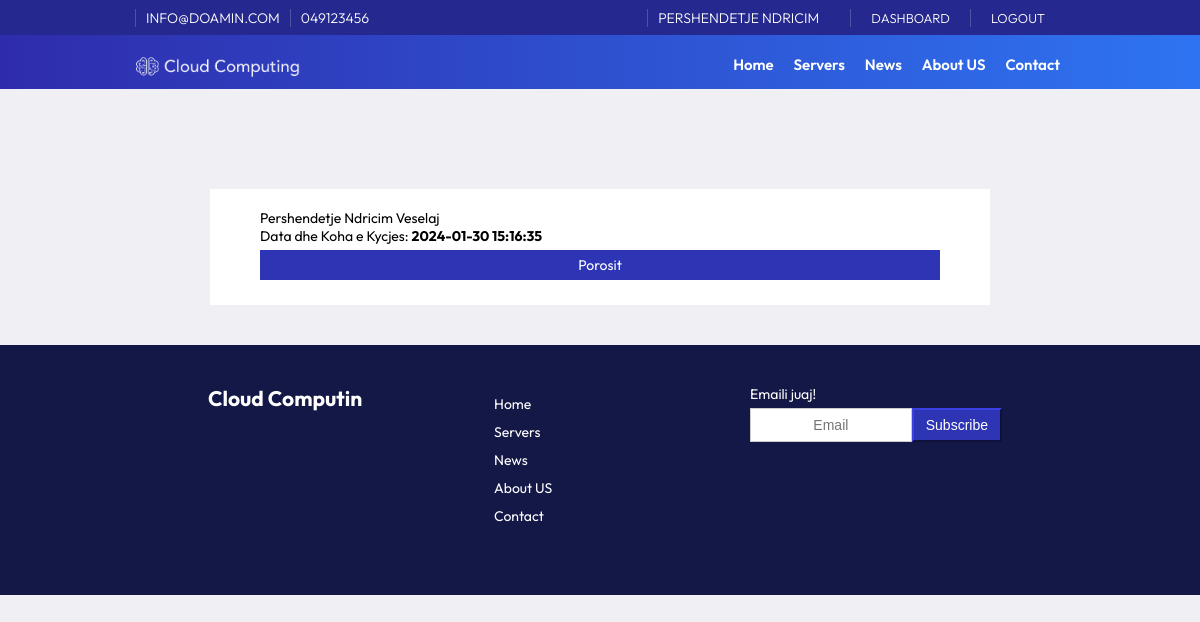
The page /user/index.php (signed in) on the database its author committed.
### tables this page shows
CREATE TABLE `configs` (
  `id` int(11) NOT NULL,
  `emri` varchar(255) NOT NULL,
  `vlera` text NOT NULL
);

CREATE TABLE `users` (
  `id` int(11) NOT NULL,
  `emri` varchar(255) NOT NULL,
  `mbiemri` varchar(255) NOT NULL,
  `username` varchar(255) NOT NULL,
  `password` varchar(255) NOT NULL,
  `email` varchar(255) NOT NULL,
  `role` varchar(50) NOT NULL,
  `kycja` text NOT NULL
);

CREATE TABLE `menu` (
  `id` int(11) NOT NULL,
  `Emri` varchar(255) NOT NULL,
  `vlera` varchar(255) NOT NULL,
  `renditja` int(11) NOT NULL,
  `autori` varchar(255) NOT NULL,
  `Data` datetime NOT NULL DEFAULT current_timestamp() ON UPDATE current_timestamp()
);

### assets/config/functions.php (called while the page is built, shortened)
<?php
include_once 'config.php';
class SiteConfigs {
    private $db;
    public function __construct($db) {
        $this->db = $db;
    }
    public function readConfig($emri) {
        $defaultValue = 'Not Available';
        $query = "SELECT vlera FROM configs WHERE emri = '$emri' LIMIT 1";
        $result = $this->db->conn->query($query);
        if ($result->num_rows > 0) {
            $configs = $result->fetch_assoc();
            return $configs['vlera'];
        }
        return $defaultValue;
    }
}
?>

### assets/config/config.php (called while the page is built, shortened)
<?php
class Database {
    private $host = "localhost";
    private $username = "root";
    private $password = "";
    private $database = "CloudComputing";
    public function __construct() {
        $this->conn = new mysqli($this->host, $this->username, $this->password, $this->database);
    }
}
?>

### assets/config/user.php (called while the page is built, shortened)
<?php
class User {
    private $db;
    public function __construct($db) {
        $this->db = $db;
    }
    public function checkUserRole($id) {
        $query = "SELECT role FROM users WHERE id = $id";
        $result = $this->db->conn->query($query);
        if ($result->num_rows > 0) {
            $user = $result->fetch_assoc();
            return $user['role'];
        }
        return false;
    }
        public function readEmri($emri, $id) {
            $query = "SELECT $emri FROM users WHERE id = $id";
            $result = $this->db->conn->query($query);
            if ($result->num_rows > 0) {
                $user = $result->fetch_assoc();
                return $user[$emri];
            }
            return false;
        }
}
?>

### assets/config/menu.php (called while the page is built, shortened)
<?php
class Menu {
    private $db;
    public function __construct($db) {
        $this->db = $db;
    }
    public function readAllMenu() {
        $query = "SELECT * FROM menu ORDER BY renditja ASC";
        $result = $this->db->conn->query($query);
        return $result->fetch_all(MYSQLI_ASSOC);
    }
}
?>

### user/index.php (the view, shortened to what this page needs)
<?php
include_once '../assets/config/config.php';
include_once '../assets/config/functions.php';
include_once '../assets/config/servers.php';
include_once '../assets/config/menu.php';
include_once '../assets/config/user.php';
$db = new Database();
$configs = new SiteConfigs($db);
?>
<!DOCTYPE html>
<html lang="en">
<head>
    <link rel="stylesheet" href="../assets/css/style.css">
    <link rel="stylesheet" href="https://cdnjs.cloudflare.com/ajax/libs/font-awesome/4.7.0/css/font-awesome.min.css">
</head>
<body>
    <div class="container front-page">
        <?php include "../header.php" ?>
        <?php if ($_SESSION['user_id']) {
    $user_id = $_SESSION['user_id'];
    $user_role = $user->checkUserRole($user_id);
    } else {
    }
    ?>
        <div class="articels width65">
            <div class="table-wrapper">
            Pershendetje <?php echo $user->readEmri('emri',$user_id) ." ". $user->readEmri('mbiemri',$user_id) ."<br> Data dhe Koha e Kycjes: <b>" . $user->readEmri('kycja',$user_id). "</b>"; ?>
            <a class="btn btn-mir" href="porosit.php">Porosit </a>
            </div>
        </div>
        <?php include "../footer.php" ?>
    </div>
</body>
</html>

### header.php (shortened to what this page needs)
<?php
$db = new Database();
$menu = new Menu($db);
$allMenu = $menu->readAllMenu();
if (isset($_SESSION['user_id'])) {
$user = new User($db);
} else {
};
?>
   <header>
            <div class="topnav">
                <div class="container width80">
                    <div class="topnavl">
                        <div class="topbarw">
                            <p><?php echo $configs->readConfig('email');?></p><p><?php echo $configs->readConfig('telefoni');?></p>
                        </div>
                    </div>
                    <div class="topnavr">
                        <div class="topbarw">
                                <?php
                                    if (isset($_SESSION['user_id'])) {
                                        $user_id = $_SESSION['user_id'];
                                        $user_role = $user->checkUserRole($user_id);
                                        $emri = '<p>Pershendetje ' .$user->readEmri('emri', $user_id) .'<p>';
                                        $dashboard = '<p><a href="' . $configs->readConfig('url') . '/admin/dashboard.php">Dashboard</a></p>';
                                        $porosit = '<p><a href="' . $configs->readConfig('url') . '/user/index.php">Dashboard</a></p>';
                                        $logout = '<p><a href="' . $configs->readConfig('url') . '/logout.php">Logout</a></p>';
                                        if ($user_role === 'admin') {
                                            echo $emri ;
                                            echo $dashboard;
                                            echo $logout;
                                        } elseif ($user_role === 'user') {
                                            echo $emri;
                                            echo $porosit;
                                            echo $logout;
                                        } else {
                                            echo '<p><a href="' . $configs->readConfig('url') . '/login.php">Login</a></p>';
                                            echo '<p><a href="' . $configs->readConfig('url') . '/login.php">Register</a></p>';
                                        }
                                    }else {
                                        echo '<p><a href="' . $configs->readConfig('url') . '/login.php">Login</a></p>';
                                        echo '<p><a href="' . $configs->readConfig('url') . '/login.php">Register</a></p>';
                                    }
                                ?>
                        </div>
                    </div>
                </div>
            </div>
            <div class="width80">
                <div class="logo"><a href="<?php echo $configs->readConfig('url'); ?>"><img src="<?php echo $configs->readConfig('imgurl');?>/logow.png" /></a></div>
                <div class="nav" id="navid">
                    <ul>
                        <?php foreach ($allMenu as $menu): ?>
                            <li><a href="<?php echo $configs->readConfig('url'); echo $menu['vlera']; ?>"><?php echo $menu['Emri']; ?></a></li>
                        <?php endforeach; ?>
                    </ul>
                </div>
            </div>
        </header>

### footer.php (shortened to what this page needs)
<footer>
    <div class="footeri width80">
        <div class="footerleft">
            <h2><a href="<?php echo $configs->readConfig('url'); ?>">Cloud Computin</a></h2>
        </div>
        <div class="footercenter">
            <ul>
                <?php foreach ($allMenu as $menu): ?>
                    <li><a href="<?php echo $configs->readConfig('url'); echo $menu['vlera']; ?>"><?php echo $menu['Emri']; ?></a></li>
                <?php endforeach; ?>
            </ul>
        </div>
        <div class="footerright">
            <p>Emaili juaj!</p>
            <div class="subs">
                <input class="form-control btn flex" type="email" placeholder="Email">
                <button class="btn btn-mir flex1">Subscribe</button>
            </div>
        </div>
    </div>
</footer>

### assets/css/style.css (style rules this page uses)
*, *:before, *:after { margin: 0; padding: 0; box-sizing: border-box; --title-font: "Outfit", Helvetica, Arial, sans-serif; --body-font: "Outfit", Helvetica, Arial, sans-serif; }
body, html { font-size: 14px; width: 100%; height: 100%; background: #F0F0F4; }
ul li a, a, body, span, text { font-family: "Outfit", Helvetica, Arial, sans-serif; }
header ul > li { list-style: none; float: left; margin: 10px 10px auto; }
.container { margin: auto; width: 100%; }
.width80 { width: 80%; margin: auto; }
.width65 { width: 65%; margin: auto; }
header { background-image: linear-gradient(to right, #2E2CAC, #2E74F2); color: #fff; }
.topnav { margin: auto; height:35px; background-color: #25288e; padding: 5px 0 5px 0; }
.topnavl { float:left; }
.topnavr { float: right; }
.topbarw { font-size: 13px; display: flex; padding: 4px 15px; font-weight: 300; }
.topnav p { text-transform: uppercase; font-size: 14px; margin: auto; border-left: solid 1px rgba(255, 255, 255, .2); padding: 0 10px 0 10px; }
.topnavr a { text-decoration: none; color: #fff; font-size: 14px; padding: 0 10px 0 10px; }
.topnav span, .topnav a { text-transform: uppercase; font-size: 13px; margin: 5px auto; }
.logo { margin: 10px 0 0 0; }
.logo img { width: 200px; float: left; }
.nav { float: right; margin: 0 10px ; }
.nav li a { text-decoration: none; color: #fff; font-size:15px; font-weight: 600; }
.front-page { width: 100%; }
.articels { display: flex; flex-wrap: wrap; align-content: space-between; margin:auto; padding: 20px 50px 20px 50px; background-color: white; }
.articels a { list-style: none; text-decoration: none; }
.form-control { display: block; width: 100%; height: 34px; padding: 6px 12px; font-size: 14px; border: 1px solid #ccc; }
.btn { font-size: 14px; font-weight: 400; text-align: center; border: 1px solid #000 transparent; padding: 6px 12px; margin: 5px auto 5px auto; box-shadow: none !important; display: block; }
.btn-mir { color: #fff; text-decoration:none; background-color: #2e35b5; border-color: #25298f; }
footer { height: auto; padding: 20px; background: #141846; margin: 40px 0 0 0; }
footer ul > li, footer a { list-style: none; margin: 10px 10px auto; text-decoration: none; color: #FFF; }
.footeri { display: flex; flex-wrap: wrap; justify-content: space-between; margin:auto; padding: 20px 50px 20px 50px; color: #fff; }
.footerleft, .footercenter, .footerright { width: 33%; flex-grow: 1; padding: 0 12px 0 12px; margin-bottom:30px; }
.subs { display: flex; flex-wrap: wrap; }
.flex { flex: 1; float: left; }
.flex1 { flex: 0; float: left; }
.table-wrapper { width: 100%; overflow-x: auto; }

### rows shown on the page
configs: vlera "INFO@DOAMIN.COM"
configs: vlera "049123456"
users: emri "NDRICIM", emri "Ndricim", mbiemri "Veselaj", kycja "2024-01-30 15:16:35"
configs: vlera (picture)
menu: Emri "Home"
menu: Emri "Servers"
menu: Emri "News"
menu: Emri "About US"
menu: Emri "Contact"
